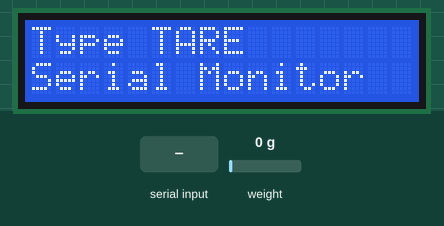
Recording of a sketch running on a simulated ESP32. On the bench: 16×2 character LCD. Inputs (shaded band) come from the test bench; at power-on: weight on the scale 0 g. What the sketch prints to the serial monitor is not drawn.

Above: at 1.6 s.
1.7 s: "TARE\n" received over Serial
At 2.1 s:
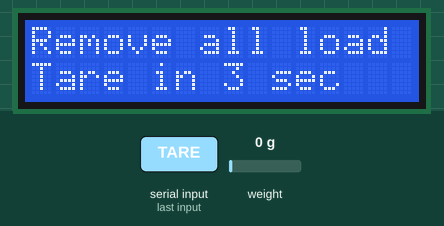
6.2 s: "CAL 90\n" received over Serial
At 7.1 s:
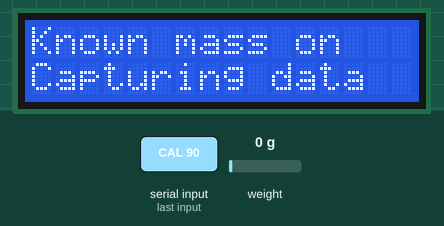
9.2 s: weight on the scale set to 100 g
At 10.8 s:
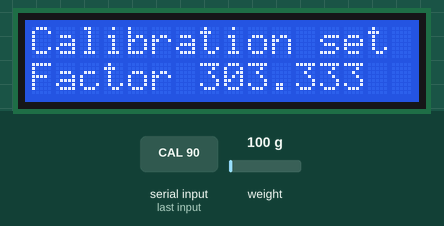
11.9 s: "WEIGH\n" received over Serial
At 14.7 s:
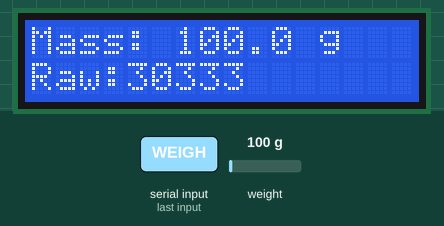
14.9 s: "CLEAR\n" received over Serial
At 15.6 s:
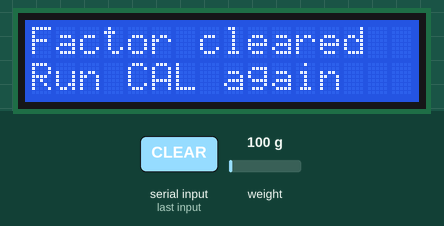
16.4 s: "WEIGH\n" received over Serial
At 16.7 s:
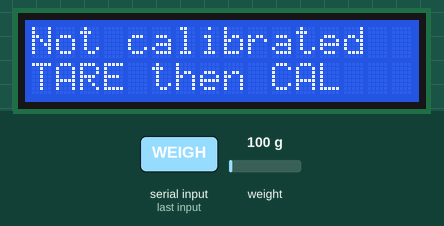
Timing chart, 0 to 18.9 s (numbered marks = the images above; inputs shaded):
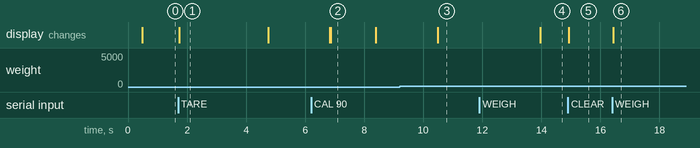

The sketch:

07_HX711_Calibration_Factor.ino
```cpp
/*
  BRIDGE HEALTH MONITOR — HX711 CALIBRATION FACTOR DIAGNOSTIC
  Board: ESP32-WROOM-32 / ESP32 DevKit

  HX711 wiring:
    DOUT / DT -> GPIO 33
    SCK / CLK -> GPIO 32
    VCC and GND -> according to the HX711 breakout's requirements

  Optional LCD:
    16x2 I2C LCD backpack, address 0x27
    SDA -> GPIO 21, SCL -> GPIO 22

  Libraries:
    - HX711 by Bogdan Necula (bogde)
    - LiquidCrystal_I2C compatible with lcd.init() and lcd.backlight()

  PURPOSE
    1. Tare the unloaded platform.
    2. Place a known mass on the platform.
    3. Calculate a calibration factor in raw counts per gram.
    4. Apply it temporarily and display/check the measured mass.

  COMMANDS (Serial Monitor 115200 baud, Newline):
    HELP       - print instructions
    INFO       - print pins and calibration state
    TARE       - tare with the platform unloaded
    CAL 1000   - calculate factor using a 1000 g known mass
    WEIGH      - take a reading using the current factor
    RAW        - print a raw reading
    CLEAR      - clear the current factor (does not erase saved settings)

  IMPORTANT
    - Replace 1000 with the actual known mass in grams.
    - Calibration is held in RAM only and is lost after reset/power-off.
    - Record the printed factor if you want to enter it into another sketch.
    - A negative factor is possible and can be correct for the chosen wiring polarity.
    - This is a calibration aid, not a certified weighing instrument.
*/

#include <Wire.h>
#include <LiquidCrystal_I2C.h>
#include <HX711.h>

static const int HX_DOUT = 33;
static const int HX_SCK  = 32;
static const uint8_t LCD_ADDRESS = 0x27;
static const int LCD_COLUMNS = 16;
static const int LCD_ROWS = 2;
static const int SAMPLE_COUNT = 20;
static const unsigned long READY_TIMEOUT_MS = 15000;

HX711 scale;
LiquidCrystal_I2C lcd(LCD_ADDRESS, LCD_COLUMNS, LCD_ROWS);

bool tareValid = false;
bool calibrationValid = false;
long tareRaw = 0;
float calibrationFactorCountsPerGram = 0.0f;

void lcdMessage(const char *line1, const char *line2) {
  lcd.clear();
  lcd.setCursor(0, 0);
  lcd.print(line1);
  lcd.setCursor(0, 1);
  lcd.print(line2);
}

bool readAverageBounded(int requested, long &average, int &obtained) {
  long long sum = 0;
  obtained = 0;
  const unsigned long started = millis();

  while (obtained < requested && (millis() - started) < READY_TIMEOUT_MS) {
    if (scale.is_ready()) {
      sum += scale.read();
      obtained++;
      delay(2);
    } else {
      delay(5);
    }
  }

  if (obtained == 0) return false;
  average = (long)(sum / obtained);
  return obtained == requested;
}

bool collectAverage(const char *label, long &average) {
  int obtained = 0;
  Serial.printf("\n%s: collecting %d samples...\n", label, SAMPLE_COUNT);
  lcdMessage("Reading HX711", label);

  const bool complete = readAverageBounded(SAMPLE_COUNT, average, obtained);
  Serial.printf("Samples acquired: %d/%d\n", obtained, SAMPLE_COUNT);
  if (obtained > 0) Serial.printf("Average raw count: %ld\n", average);

  if (!complete) {
    Serial.println(F("ERROR: HX711 did not provide enough readings before timeout."));
    lcdMessage("HX711 timeout", "Check wiring");
    return false;
  }
  return true;
}

void printHelp() {
  Serial.println(F("\n=== HX711 Calibration Factor Diagnostic ==="));
  Serial.println(F("Commands (Serial Monitor: 115200 baud, Newline):"));
  Serial.println(F("  HELP      - show this help"));
  Serial.println(F("  INFO      - show pins and calibration state"));
  Serial.println(F("  TARE      - platform EMPTY; capture zero reference"));
  Serial.println(F("  CAL 1000  - platform LOADED with known 1000 g mass; calculate factor"));
  Serial.println(F("  WEIGH     - measure current mass using the calculated factor"));
  Serial.println(F("  RAW       - read one raw ADC value"));
  Serial.println(F("  CLEAR     - clear current calibration factor in RAM"));
  Serial.println(F("Formula: factor = (loadedRawAverage - tareRaw) / knownMassGrams"));
  Serial.println(F("Units: counts/gram; displayed mass is in grams."));
  Serial.println(F("Calibration is not saved to flash; record the factor manually."));
}

void doTare() {
  Serial.println(F("\nTARE: remove ALL weight from the platform and keep it still."));
  Serial.println(F("Starting tare capture in 3 seconds..."));
  lcdMessage("Remove all load", "Tare in 3 sec");
  delay(3000);

  long measured = 0;
  if (!collectAverage("TARE", measured)) return;

  tareRaw = measured;
  tareValid = true;
  calibrationValid = false;
  scale.set_offset(tareRaw);
  scale.set_scale(1.0f);

  Serial.printf("TARE_RAW=%ld\n", tareRaw);
  Serial.println(F("Tare captured. Now place a known mass and enter CAL <grams>."));
  lcdMessage("Tare complete", "Place known mass");
}

void doCalibration(float knownMassGrams) {
  if (!tareValid) {
    Serial.println(F("ERROR: Run TARE first with the platform unloaded."));
    lcdMessage("Run TARE first", "Platform empty");
    return;
  }
  if (!(knownMassGrams > 0.0f) || knownMassGrams > 100000.0f) {
    Serial.println(F("ERROR: known mass must be greater than 0 and at most 100000 grams."));
    return;
  }

  Serial.printf("\nCALIBRATION: known mass = %.3f g\n", knownMassGrams);
  Serial.println(F("Place the known mass centrally on the platform and keep it still."));
  lcdMessage("Known mass on", "Capturing data");
  delay(1500);

  long loadedRaw = 0;
  if (!collectAverage("LOADED", loadedRaw)) return;

  const long difference = loadedRaw - tareRaw;
  const float factor = (float)difference / knownMassGrams;
  if (factor == 0.0f) {
    Serial.println(F("ERROR: raw difference is zero; cannot calculate a factor."));
    Serial.println(F("Check load-cell wiring, mechanical mounting, and known mass."));
    lcdMessage("No raw change", "Check load cell");
    return;
  }

  calibrationFactorCountsPerGram = factor;
  calibrationValid = true;
  scale.set_offset(tareRaw);
  scale.set_scale(calibrationFactorCountsPerGram);

  Serial.println(F("\n========== CALIBRATION RESULT =========="));
  Serial.printf("TARE_RAW=%ld\n", tareRaw);
  Serial.printf("LOADED_RAW=%ld\n", loadedRaw);
  Serial.printf("RAW_DIFFERENCE=%ld\n", difference);
  Serial.printf("KNOWN_MASS_GRAMS=%.3f\n", knownMassGrams);
  Serial.printf("CALIBRATION_FACTOR_COUNTS_PER_GRAM=%.6f\n", calibrationFactorCountsPerGram);
  Serial.println(F("Copy the factor above exactly, including its sign."));
  Serial.println(F("Calibration is active only until this ESP32 resets or loses power."));
  Serial.println(F("Remove the known mass, then type WEIGH to check zero; reapply it to verify."));

  char line2[17];
  snprintf(line2, sizeof(line2), "Factor %.3f", calibrationFactorCountsPerGram);
  lcdMessage("Calibration set", line2);
}

void doWeigh() {
  if (!tareValid || !calibrationValid) {
    Serial.println(F("ERROR: Run TARE, then CAL <known_mass_grams>, first."));
    lcdMessage("Not calibrated", "TARE then CAL");
    return;
  }

  int obtained = 0;
  long rawAverage = 0;
  if (!readAverageBounded(SAMPLE_COUNT, rawAverage, obtained)) {
    Serial.printf("ERROR: only %d/%d samples; HX711 timeout.\n", obtained, SAMPLE_COUNT);
    lcdMessage("HX711 timeout", "Check wiring");
    return;
  }

  const float grams = ((float)(rawAverage - tareRaw)) / calibrationFactorCountsPerGram;
  Serial.printf("WEIGH_RAW=%ld, TARE_RAW=%ld, MASS=%.2f g (%.4f kg), SAMPLES=%d\n",
                rawAverage, tareRaw, grams, grams / 1000.0f, obtained);

  char line1[17];
  char line2[17];
  snprintf(line1, sizeof(line1), "Mass: %.1f g", grams);
  snprintf(line2, sizeof(line2), "Raw:%ld", rawAverage);
  lcdMessage(line1, line2);
}

void doRaw() {
  if (!scale.is_ready()) {
    Serial.println(F("NOT READY: HX711 has no completed conversion."));
    lcdMessage("HX711 not ready", "Check wiring");
    return;
  }
  const long raw = scale.read();
  Serial.printf("RAW=%ld\n", raw);
}

void printInfo() {
  Serial.printf("HX711 DOUT=GPIO%d, SCK=GPIO%d\n", HX_DOUT, HX_SCK);
  Serial.printf("LCD I2C address=0x%02X, SDA=GPIO21, SCL=GPIO22\n", LCD_ADDRESS);
  Serial.printf("HX711 readiness=%s\n", scale.is_ready() ? "READY" : "NOT READY");
  Serial.printf("Tare valid=%s, tare raw=%ld\n", tareValid ? "YES" : "NO", tareRaw);
  Serial.printf("Calibration valid=%s, factor=%.6f counts/gram\n",
                calibrationValid ? "YES" : "NO", calibrationFactorCountsPerGram);
}

void setup() {
  Serial.begin(115200);
  Serial.setTimeout(100);
  Wire.begin(21, 22);
  lcd.init();
  lcd.backlight();
  lcdMessage("HX711 Calib.", "Starting...");
  delay(300);

  scale.begin(HX_DOUT, HX_SCK);
  Serial.println(F("\n=== HX711 Calibration Factor Diagnostic ==="));
  Serial.printf("Initial HX711 readiness: %s\n", scale.is_ready() ? "READY" : "NOT READY");
  Serial.println(F("LCD: I2C 0x27, SDA GPIO21, SCL GPIO22"));
  Serial.println(F("HX711: DOUT GPIO33, SCK GPIO32"));
  printHelp();
  lcdMessage("Type TARE", "Serial Monitor");
}

void loop() {
  if (!Serial.available()) return;

  String command = Serial.readStringUntil('\n');
  command.trim();
  if (!command.length()) return;

  String upper = command;
  upper.toUpperCase();

  if (upper == "HELP") {
    printHelp();
  } else if (upper == "INFO") {
    printInfo();
  } else if (upper == "TARE") {
    doTare();
  } else if (upper == "WEIGH") {
    doWeigh();
  } else if (upper == "RAW") {
    doRaw();
  } else if (upper == "CLEAR") {
    calibrationValid = false;
    calibrationFactorCountsPerGram = 0.0f;
    scale.set_scale(1.0f);
    Serial.println(F("Calibration factor cleared from RAM. Tare reference retained."));
    lcdMessage("Factor cleared", "Run CAL again");
  } else if (upper.startsWith("CAL ")) {
    const float knownMassGrams = command.substring(4).toFloat();
    doCalibration(knownMassGrams);
  } else {
    Serial.println(F("Unknown command. Type HELP."));
  }
}
```

Measured:
- after the input at 1.7 s, the display: changes at once (image 1)
- after the input at 6.2 s, the display: first differs from a run without the input after 0.67 s (image 2)
- after the input at 9.2 s, the display: changes after 1.3 s (image 3)
- after the input at 11.9 s, the display: changes after 2.1 s (image 4)
- after the input at 14.9 s, the display: changes at once (image 5)
- after the input at 16.4 s, the display: changes at once (image 6)
- what the display in image 1 shows lasts 3.1 s, from 1.7 s to 4.8 s
